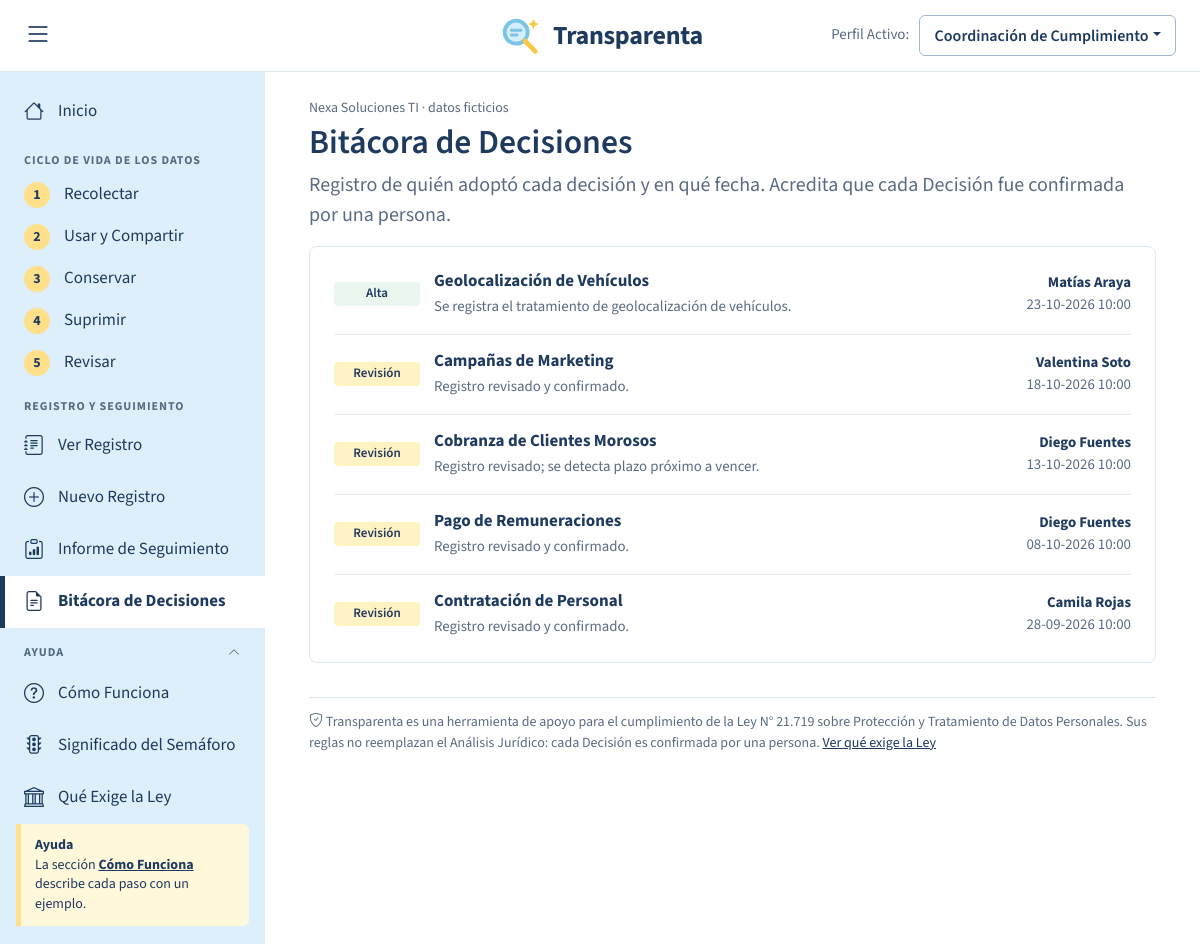
The page /bitacora on the database as committed earlier.
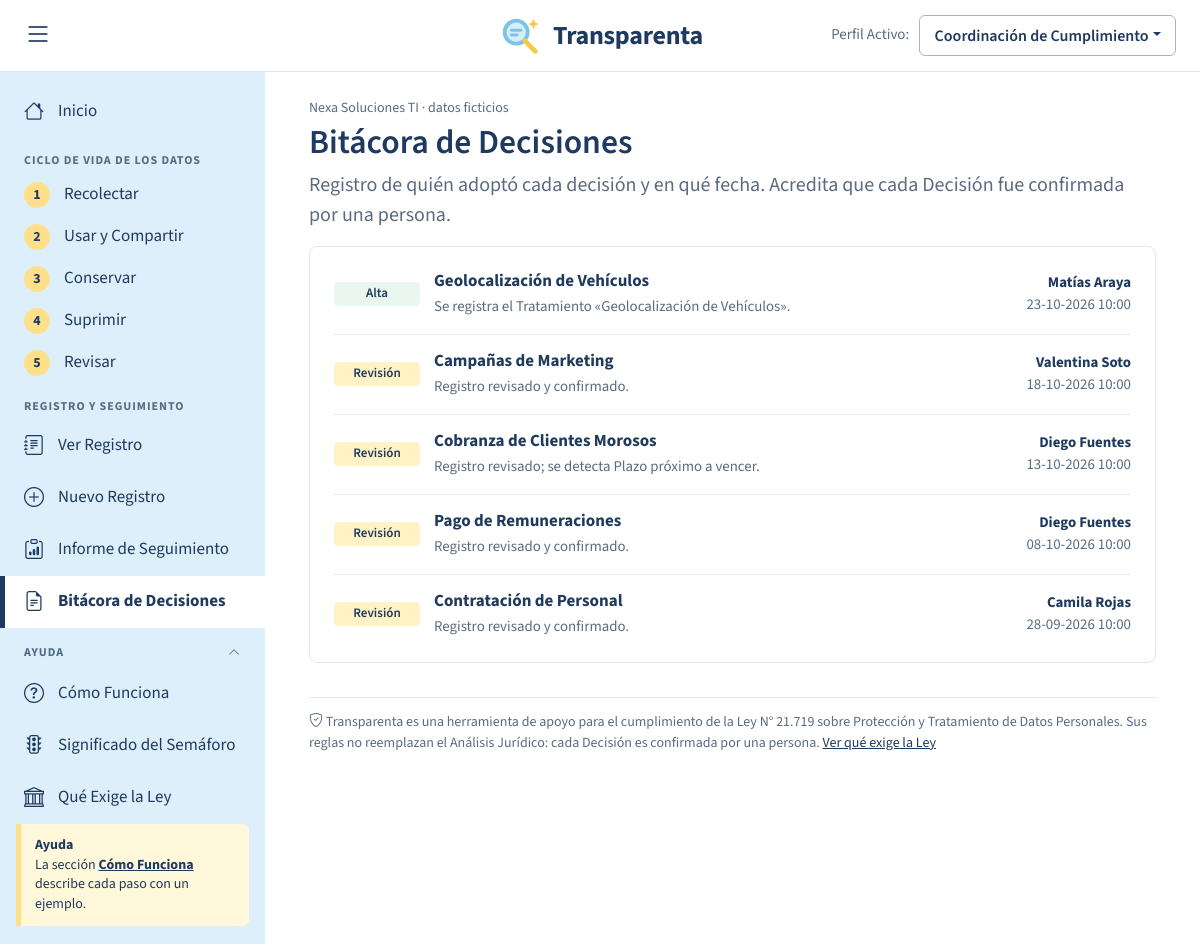
The same page on the database as committed later.
### tables this page shows
CREATE TABLE bitacora (
    id             INTEGER PRIMARY KEY AUTOINCREMENT,
    fecha_hora     TEXT NOT NULL,
    usuario        TEXT NOT NULL,
    accion         TEXT NOT NULL,
    tratamiento_id INTEGER REFERENCES tratamiento(id),
    detalle        TEXT
);

CREATE TABLE tratamiento (
    id                  INTEGER PRIMARY KEY AUTOINCREMENT,
    area_id             INTEGER NOT NULL REFERENCES area(id),
    actividad           TEXT NOT NULL,
    finalidad           TEXT,
    categoria_dato      TEXT NOT NULL CHECK (categoria_dato IN ('Común','Económico','Sensible','Geolocalización')),
    detalle_datos       TEXT,
    grupo_titular       TEXT NOT NULL CHECK (grupo_titular IN ('Empleados','Empleados Externos','Proveedores','Clientes','Postulantes','Familiares de Empleados')),
    titulares           TEXT NOT NULL CHECK (titulares IN ('Adultos','Adolescentes (14-17)','Niños y niñas (<14)')),
    base_licitud        TEXT CHECK (base_licitud IN ('Consentimiento','Contrato','Obligación legal','Interés legítimo','Obligación económica','Defensa de derechos') OR base_licitud IS NULL),
    origen              TEXT,
    responsable         TEXT,
    plazo_meses         INTEGER,
    fecha_inicio        TEXT NOT NULL,
    tercero_id          INTEGER REFERENCES tercero(id),
    medidas_seguridad   TEXT,
    revisado_por        TEXT,
    fecha_revision      TEXT,
    suprimido           INTEGER NOT NULL DEFAULT 0 CHECK (suprimido IN (0,1))
);

### Aplicacion/app.py (the view)
@app.route("/bitacora")
def bitacora():
    con = conectar()
    filas = con.execute("""SELECT b.*, t.actividad FROM bitacora b
                           LEFT JOIN tratamiento t ON t.id = b.tratamiento_id ORDER BY b.id DESC""").fetchall()
    con.close()
    return render_template("bitacora.html", filas=filas)

### Aplicacion/app.py (called while the page is built)
def conectar():
    con = sqlite3.connect(RUTA_BD)
    con.row_factory = sqlite3.Row
    con.execute("PRAGMA foreign_keys = ON")
    return con

def lista_areas():
    con = conectar()
    areas = con.execute("SELECT * FROM area ORDER BY id").fetchall()
    con.close()
    return areas

def titulo(texto):
    if not texto: return texto
    palabras, salida = str(texto).split(" "), []
    for i, p in enumerate(palabras):
        pura = p.strip("«»()¿?¡!,.")
        if i > 0 and pura.lower() in MENORES: salida.append(p)
        elif p[:1] in "«(" and len(p) > 1: salida.append(p[0] + p[1:2].upper() + p[2:])
        else: salida.append(p[:1].upper() + p[1:])
    return " ".join(salida)

def fecha(texto):
    if not texto: return texto
    m = re.match(r"(\d{4})-(\d{2})-(\d{2})(.*)", str(texto))
    return f"{m.group(3)}-{m.group(2)}-{m.group(1)}{m.group(4)}" if m else texto

### Aplicacion/templates/bitacora.html (shortened to what this page needs)
{% extends "base.html" %}
{% block contenido %}
<h1>Bitácora de Decisiones</h1><div class="muted fs-5 mb-3">Registro de quién adoptó cada decisión y en qué fecha. Acredita que cada Decisión fue confirmada por una persona.</div>
<div class="tarjeta py-2">
{% for b in filas %}<div class="fila"><span class="pastilla" style="background:{{ '#E9F7EF' if b.accion=='Alta' else '#FFF3C4' if b.accion=='Revisión' else '#FFE9E7' }};min-width:86px;text-align:center">{{ b.accion }}</span>
 <span class="flex-fill"><b>{{ b.actividad|titulo or '—' }}</b><br><span class="muted small">{{ b.detalle }}</span></span>
 <span class="text-end small"><b>{{ b.usuario|titulo }}</b><br><span class="muted">{{ b.fecha_hora|fecha }}</span></span></div>{% endfor %}
</div>
{% endblock %}

Rows that differ between the two databases and show on the page:
changed bitacora "Matías Araya": detalle "Se registra el tratamiento de geolocalización de vehículos." → "Se registra el Tratamiento «Geolocalización de Vehículos»."
changed bitacora "Cobranza de Clientes Morosos": detalle "Registro revisado; se detecta plazo próximo a vencer." → "Registro revisado; se detecta Plazo próximo a vencer."
